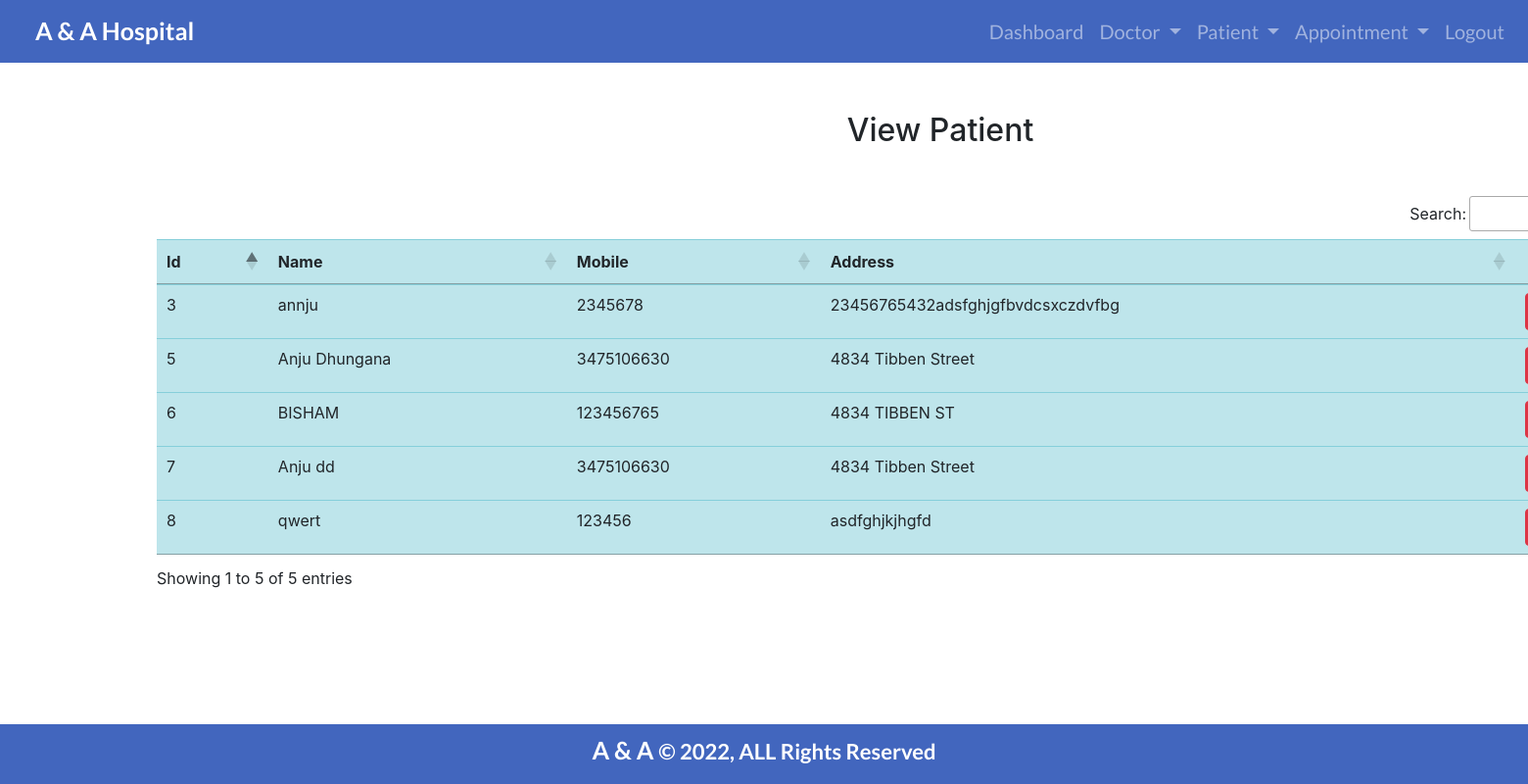
Before: /view_patient/ (signed in) with the older database file.
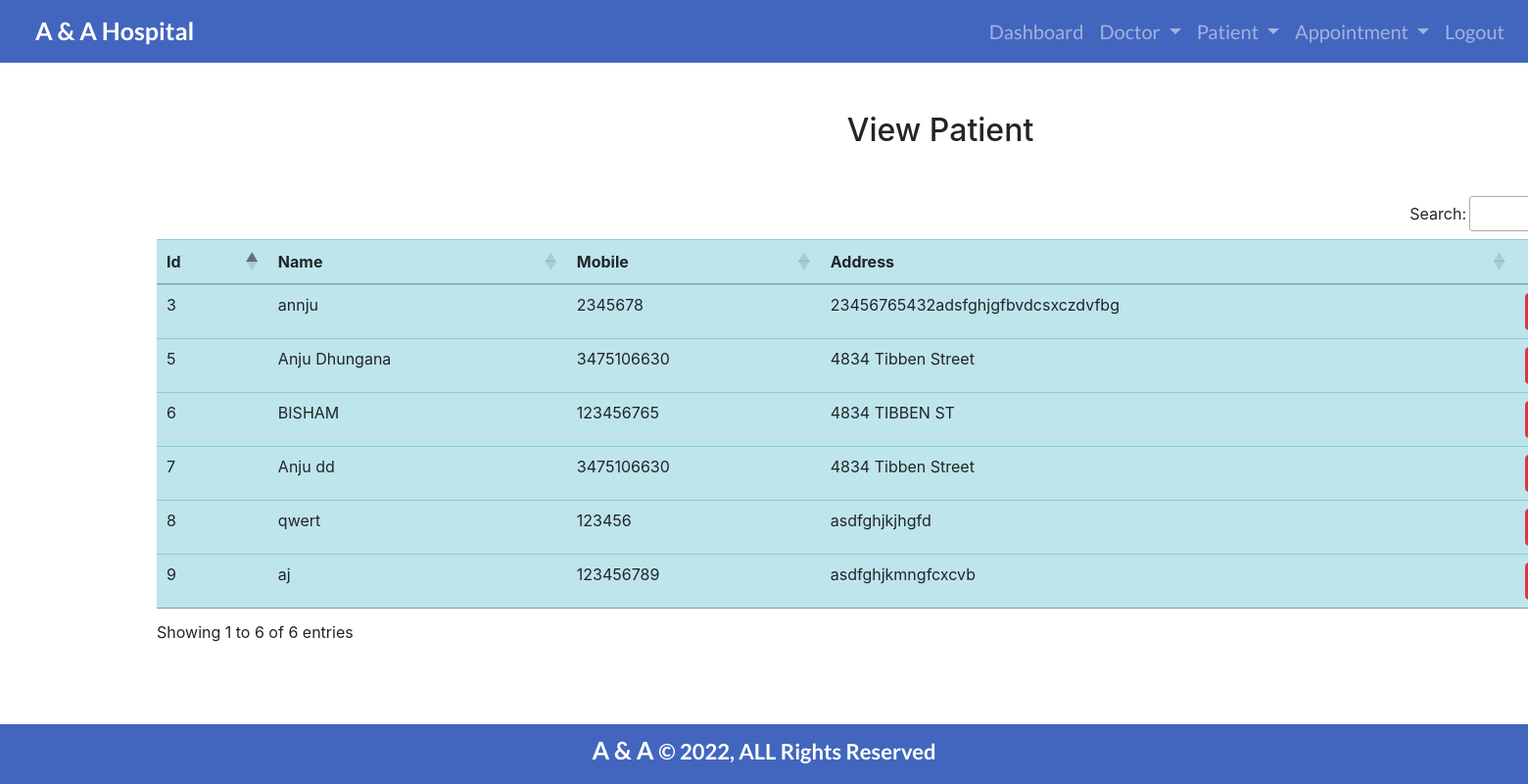
After: the same page with the newer database file.
### hospital/models.py (models this page shows, shortened)
class Patient(models.Model):
    name = models.CharField(max_length=50)
    mobile = models.IntegerField(null=True)
    address = models.TextField()

### hospital/views.py (the view)
# urls.py: path('view_patient/',View_Patient,name='view_patient'),
def View_Patient(request):
    if not request.user.is_staff:
        return redirect('login')
    pat = Patient.objects.all()
    data = {'pat': pat}
    return render(request, 'view_patient.html', data)

### hospital/templates/view_patient.html
{% include 'base.html' %}
{% include 'navigation.html' %}
{%block content%}
<div style="width: 100rem; margin-left: 10rem; margin-top: 50px">
    <h2 class="text-center py-0 mb-4">View Patient</h2>
    <br>
    <table id="example" class="table table-info">
        <thead>
            <tr>
                <th>Id</th>
                <th>Name</th>
                <th>Mobile</th>
                <th>Address</th>
                <th></th>
            </tr>
        </thead>
        <tbody>
            {% for i in pat %}
            <tr>
               <td> {{i.id}}</td>
               <td> {{i.name}}</td>
               <td> {{i.mobile}}</td>
               <td> {{i.address}}</td>
               <td><a href="{% url 'delete_patient' i.id %}"
                onclick="return confirm('Are you sure you want to delete?')"class="btn btn-danger">Delete</a></td>
            </tr>
            {% endfor %}
        </tbody>
    </table>
</div>
{%endblock%}
{% include 'footer.html' %}

Changed rows visible on the page:
added Patient: id "9", name "aj", mobile "123456789", address "asdfghjkmngfcxcvb"
Other visible differences:
text written by a page script: "Search: Showing 1 to 5 of 5 entries" → "Search: Showing 1 to 6 of 6 entries"
